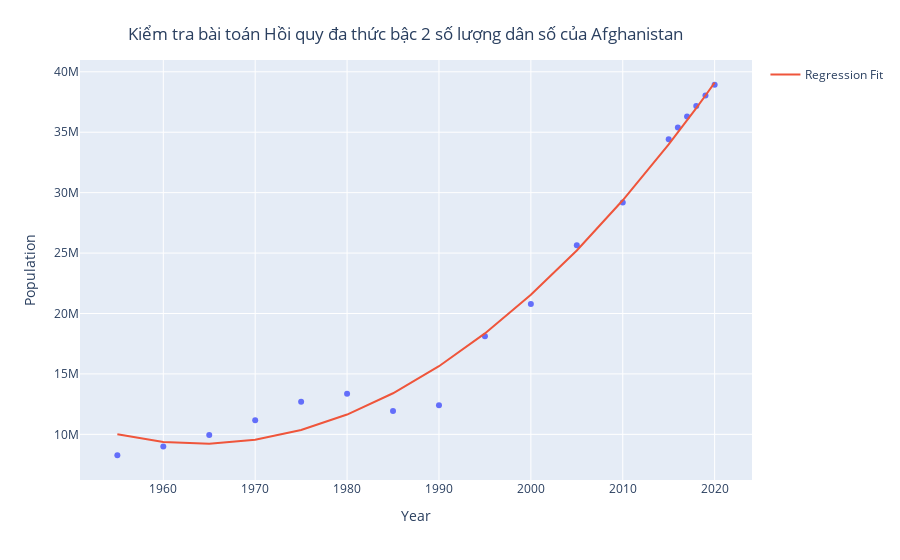

Notebook code cell kept with this figure:
### Markdown cell above
**Đa thức bậc 2**

### Code cell
y_pred, y_pre_pred, pred_error = linear_regression_2(df['Year'].unique(),df[df['Country']=='Afghanistan']['Population'],[2025,2030,2035,2040,2050])
pop=np.array(df['Year'].unique())
china=df[df['Country']=='Afghanistan']['Population']

fig=px.scatter(x=pop, y=china) 
fig.add_traces(go.Scatter(x=pop, y= y_pre_pred, mode='lines', name='Regression Fit'))
fig.update_layout(
    xaxis_title="Year",
    yaxis_title="Population",
    title={
        'text': "Kiểm tra bài toán Hồi quy đa thức bậc 2 số lượng dân số của Afghanistan",
        'x' : 'Year',
        'y':0.95,
        'x':0.45,
        'xanchor': 'center',
        'yanchor': 'top'})
fig.show()

### Figure 1 — Plotly figure (JSON) as saved in the notebook; plotly's stock layout.template omitted (floating-point values rounded to 4 significant figures)
{"data": [{"hovertemplate": "x=%{x}<br>y=%{y}<extra></extra>", "legendgroup": "", "marker": {"color": "#636efa", "symbol": "circle"}, "mode": "markers", "name": "", "orientation": "v", "showlegend": false, "type": "scatter", "x": [1955, 1960, 1965, 1970, 1975, 1980, 1985, 1990, 1995, 2000, 2005, 2010, 2015, 2016, 2017, 2018, 2019, 2020], "xaxis": "x", "y": [8270991, 8996973, 9956320, 11173642, 12689160, 13356511, 11938208, 12412308, 18110657, 20779953, 25654277, 29185507, 34413603, 35383032, 36296113, 37171921, 38041754, 38928346], "yaxis": "y"}, {"mode": "lines", "name": "Regression Fit", "type": "scatter", "x": [1955, 1960, 1965, 1970, 1975, 1980, 1985, 1990, 1995, 2000, 2005, 2010, 2015, 2016, 2017, 2018, 2019, 2020], "y": [10000000.0, 9376000.0, 9225000.0, 9552000.0, 10360000.0, 11640000.0, 13400000.0, 15640000.0, 18350000.0, 21550000.0, 25220000.0, 29370000.0, 33990000.0, 34980000.0, 35980000.0, 37000000.0, 38040000.0, 39100000.0]}], "layout": {"legend": {"tracegroupgap": 0}, "margin": {"t": 60}, "title": {"text": "Kiểm tra bài toán Hồi quy đa thức bậc 2 số lượng dân số của Afghanistan", "x": 0.45, "xanchor": "center", "y": 0.95, "yanchor": "top"}, "xaxis": {"anchor": "y", "domain": [0, 1], "title": {"text": "Year"}}, "yaxis": {"anchor": "x", "domain": [0, 1], "title": {"text": "Population"}}}}
